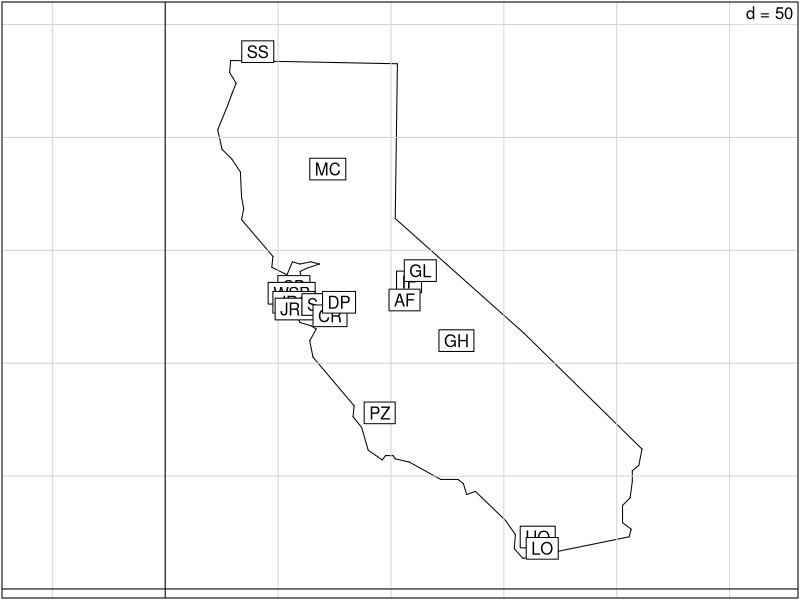
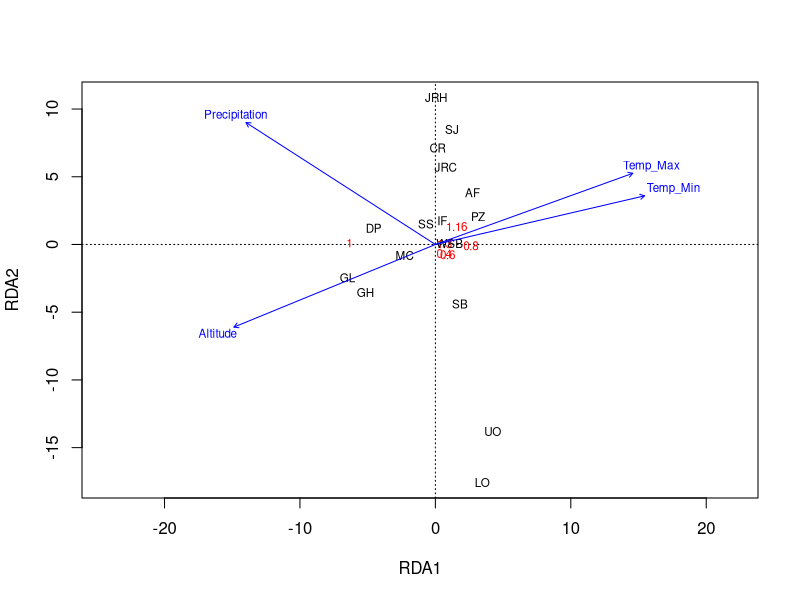
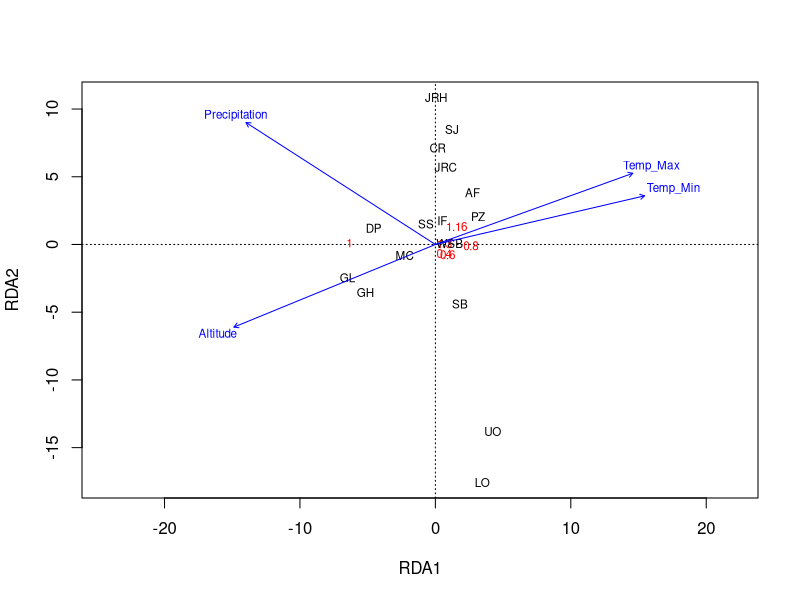
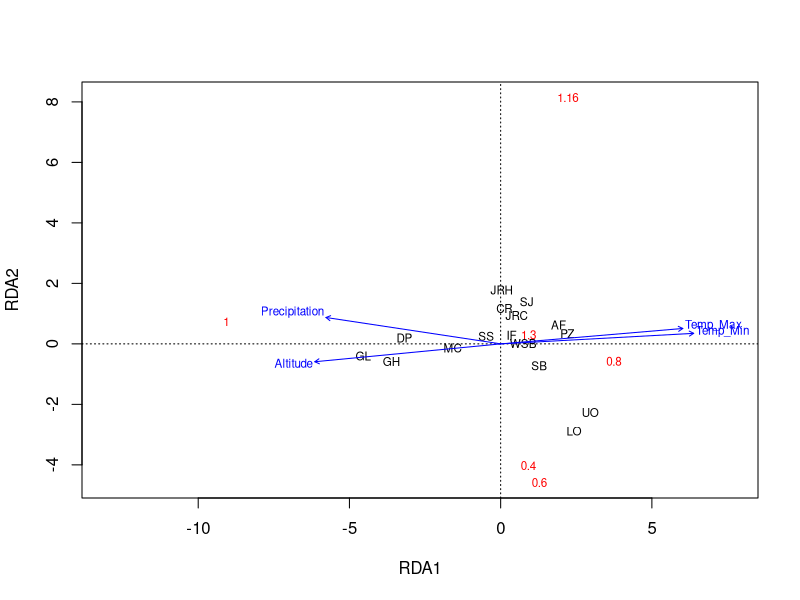
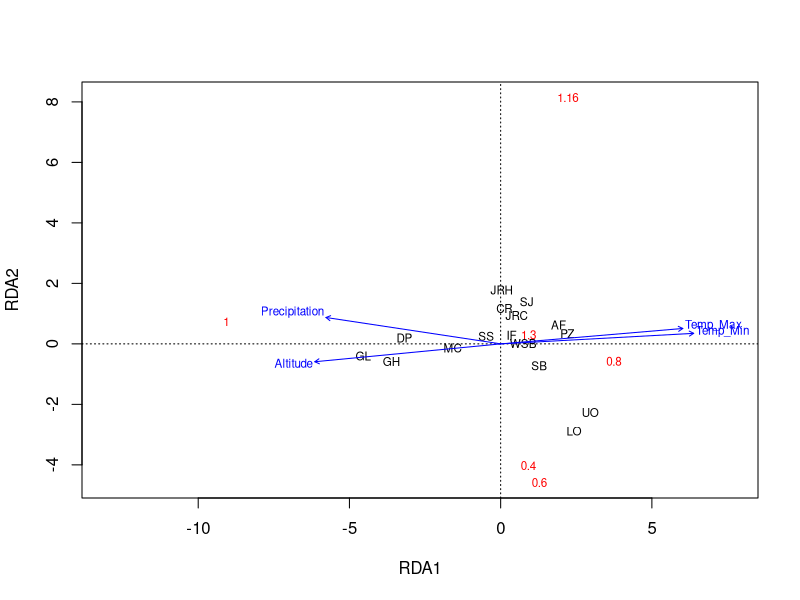
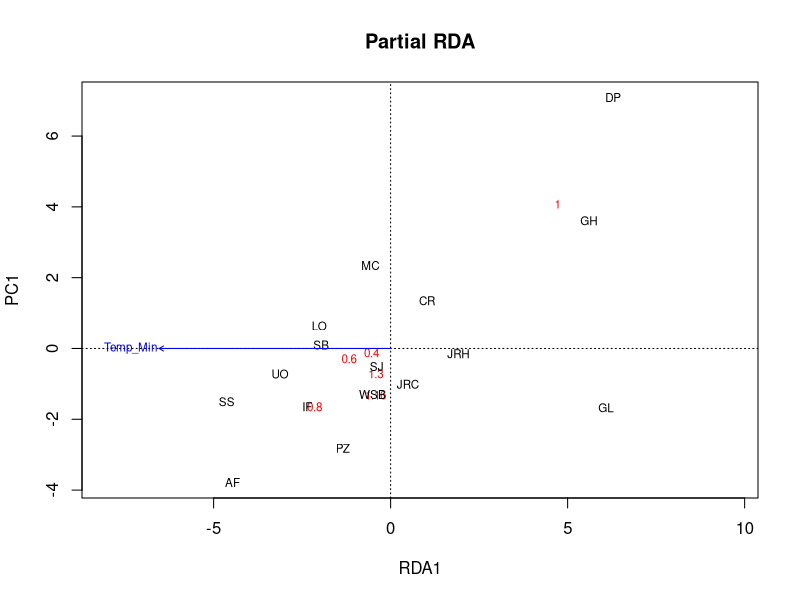
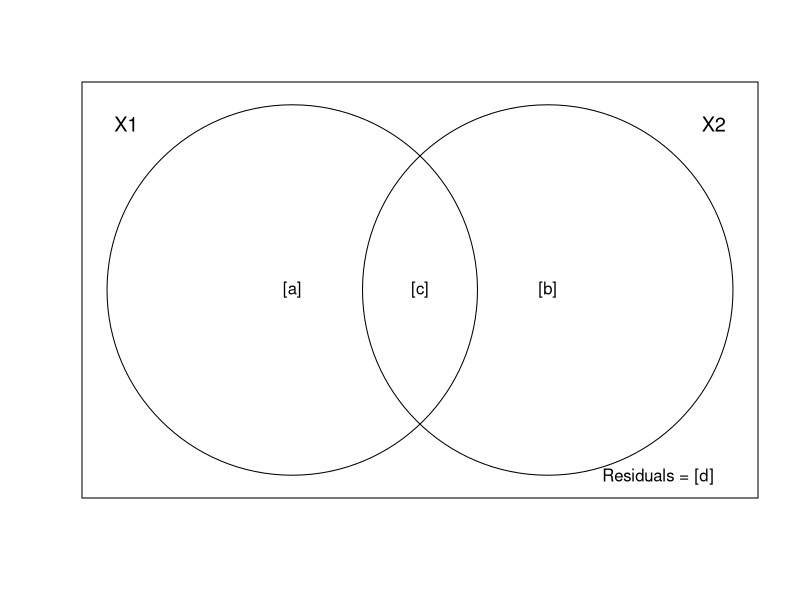

These charts were generated, in order, by the following R code:
## ---- chunk 1
# output options
options(width = 70, scipen = 6, digits = 3)
library(knitr)
# chunk default options
opts_chunk$set(fig.align='center', tidy = FALSE, fig.width = 7, fig.height = 3, warning = FALSE)
## ---- chunk 2
library(ade4)
data(butterfly)
# расположение сайтов
s.label(butterfly$xy, contour = butterfly$contour, inc = FALSE)
## ---- chunk 3
str(butterfly, max.level = 2, give.attr = FALSE, vec.len = 2)
## ---- chunk 4
# частоты аллелей
gen <- butterfly$genet
head(gen, 3)
# переменные среды и географические координаты
env_geo <- cbind(butterfly$envir, butterfly$xy)
head(env_geo, 3)
## ---- chunk 5
library(vegan)
bf_rda <- rda(gen ~ Altitude + Precipitation + Temp_Max + Temp_Min, data = env_geo)
summary(bf_rda)
## ---- chunk 6
smr <- summary(bf_rda)

partit <- function(smr){
  if(!is.null(smr$partial.chi)){
    Inertia <- c(smr$tot.chi, smr$partial.chi, smr$constr.chi, smr$unconst.chi)
    nms <- c("Total", "Conditioned", "Constrained", "Unconstrained")
  } else {
    Inertia <- c(smr$tot.chi, smr$constr.chi, smr$unconst.chi)
    nms <- c("Total", "Constrained", "Unconstrained")
  }
  part <- data.frame(Inertia = round(Inertia, 2), Proportion = round(Inertia/smr$tot.chi, 3))
  rownames(part) <- nms
cat("Partitioning of variance:\n")
part
}

partit(smr)
## ---- chunk 7
cat("Eigenvalues, and their contribution to the variance")
smr$cont
## ---- chunk 8
cat("Accumulated constrained eigenvalues")
smr$concont
## ---- chunk 9
scores(bf_rda, display = "species", choices = 1:5)
## ---- chunk 10
spenvcor(bf_rda)
## ---- chunk 11
plot(bf_rda, scaling = 2)
## ---- chunk 12
plot(bf_rda, scaling = 2)
## ---- chunk 13
plot(bf_rda, scaling = 1)
# s.label(butterfly$xy, contour = butterfly$contour, inc = FALSE) # карта
## ---- chunk 14
plot(bf_rda, scaling = 1)
## ---- chunk 15
anova(bf_rda)
## ---- chunk 16
anova(bf_rda, by = "term")
## ---- chunk 17
anova(bf_rda, by = "mar")
## ---- chunk 18
anova(bf_rda, by = "axis")
## ---- chunk 19
m1 <-rda(gen ~ Altitude + Precipitation + Temp_Max + Temp_Min, data = env_geo)
m0 <- rda(gen ~ 1, data = env_geo)
## ---- chunk 20
m <- ordistep(m0, scope = formula(m1))
## ---- chunk 21
m$anova
## ---- chunk 22
bf_prda_1 <- rda(gen ~ Temp_Min + Condition(x + y), data = env_geo)
anova(bf_prda_1) ## Пермутационный тест
## ---- chunk 23
plot(bf_prda_1, main = "Partial RDA")
## ---- chunk 24
showvarparts(2)
## ---- chunk 25
bf_prda_2 <- rda(gen ~ x + y + Condition(Temp_Min), data = env_geo)
## ---- chunk 26
bf_rda_full <- rda(gen ~ x + y + Temp_Min, data = env_geo)
## ---- chunk 27
sum_full <- summary(bf_rda_full)
## ---- chunk 28
partit(sum_full)
## ---- chunk 29
(I_total <- sum_full$constr.chi)
## ---- chunk 30
sum_prda_1 <- summary(bf_prda_1)
## ---- chunk 31
partit(sum_prda_1)
## ---- chunk 32
(I_env <- sum_prda_1$constr.chi)
## ---- chunk 33
sum_prda_2 <- summary(bf_prda_2)
## ---- chunk 34
partit(sum_prda_2)
## ---- chunk 35
(I_geo <- sum_prda_2$constr.chi)
## ---- chunk 36
(I_env_geo <- I_total - I_env - I_geo)
## ---- chunk 37
comp <- data.frame(Inertia = c(I_env, I_geo, I_env_geo, I_total))
rownames(comp) <- c('Только среда', 'Только география', 'Среда и география вместе', 'Общая объяснимая инерция')
comp$Proportion <- comp$Inertia/sum(comp$Inertia[1:3]) * 100
colnames(comp) <- c('Инерция', '%')
comp
